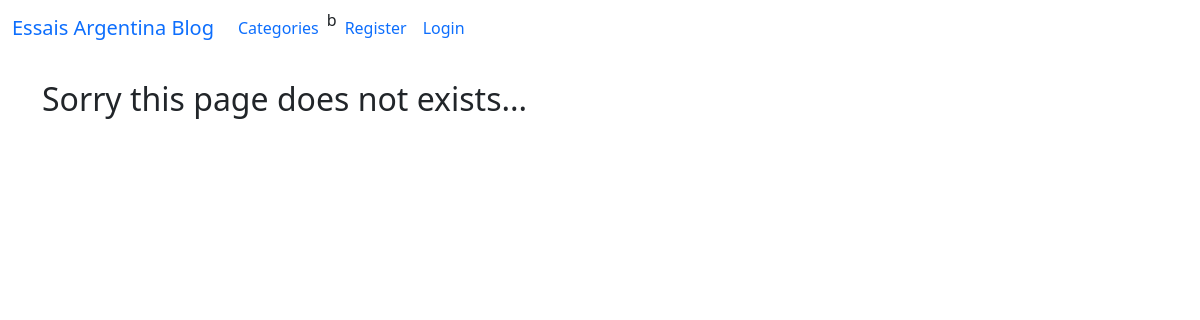
Before: /category/assaig/ with the older database file.
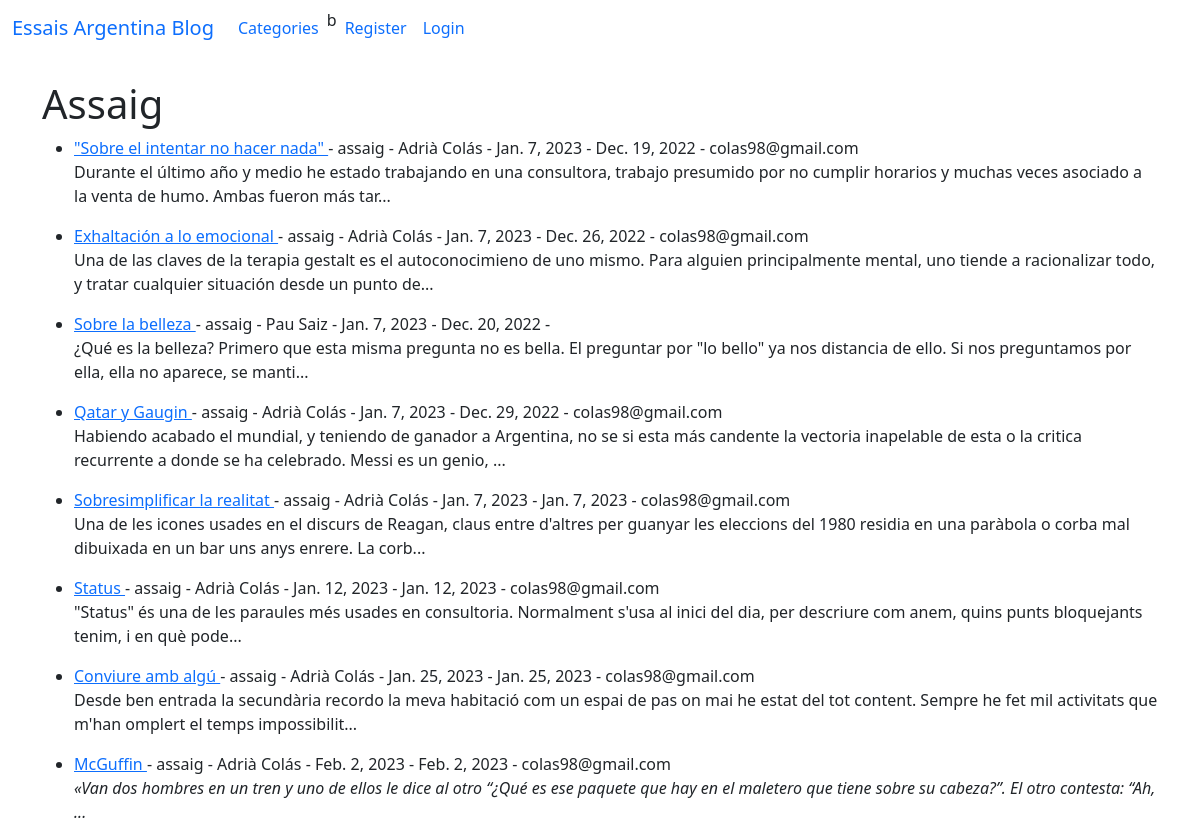
After: the same page with the newer database file.
### theblog/models.py (models this page shows, shortened)
class Post(models.Model):
    title = models.CharField(max_length=255)
    header_image = models.ImageField(null=True, blank=True, upload_to = "images/")
    title_tag = models.CharField(max_length=255)
    author = models.ForeignKey(User, on_delete=models.CASCADE)
    body = RichTextField(blank=True, null=True)
    post_date = models.DateField(auto_now_add=True)
    first_post_date = models.DateField(default = date.today())
    category = models.CharField(max_length= 255, default='uncategorized')
    snippet = models.CharField(max_length= 255)
    likes = models.ManyToManyField(User, related_name = 'blog_posts')

### theblog/views.py (the view)
# urls.py: path('category/<str:cats>/', CategoryView, name='category'),
def CategoryView(request, cats):
    category_posts = Post.objects.filter(category=cats.replace('-', ' '))
    return render(request, 'categories.html', {'cats' : cats.title().replace('-', ' '), 'category_posts' : category_posts})

### theblog/templates/categories.html (shortened to what this page needs)
{% extends 'base.html' %}
{% block content %}
{% if category_posts %}
    <h1>{{ cats }}</h1>
    <ul>
    {% for post in category_posts %}
                <li><a href="{% url 'article-detail' post.pk %}"> {{ post.title }} </a>
            - {{ post.category }}
            - {{ post.author.first_name }}
            {{post.author.last_name}} -
            {{post.post_date}} -
            {{post.first_post_date}} -
             {{post.author.email}}<br/>
            {{ post.body|slice:"200" | safe}}...
        </li>
    {% endfor %}
    </ul>
{% else %}
    <h2> Sorry this page does not exists... </h2>
{% endif %}
{% endblock %}

Changed rows visible on the page:
now on this page (row edited): Post: title "\"Sobre el intentar no hacer nada\"", category "assaig", author.first_name "Adrià", author.last_name "Colás", post_date "Jan. 7, 2023", first_post_date "Dec. 19, 2022", author.email "colas98@gmail.com", body "Durante el último año y medio he estado trabajando en una consultora, trabajo presumido por no cumplir horarios y muchas veces asociado a la venta de humo. Ambas fueron más tar"
now on this page (row edited): Post: title "Exhaltación a lo emocional", category "assaig", author.first_name "Adrià", author.last_name "Colás", post_date "Jan. 7, 2023", first_post_date "Dec. 26, 2022", author.email "colas98@gmail.com", body "Una de las claves de la terapia gestalt es el autoconocimieno de uno mismo. Para alguien principalmente mental, uno tiende a racionalizar todo, y tratar cualquier situación desde un punto de"
now on this page (row edited): Post: title "Sobre la belleza", category "assaig", author.first_name "Pau", author.last_name "Saiz", post_date "Jan. 7, 2023", first_post_date "Dec. 20, 2022", body "¿Qué es la belleza? Primero que esta misma pregunta no es bella. El preguntar por \"lo bello\" ya nos distancia de ello. Si nos preguntamos por ella, ella no aparece, se manti"
now on this page (row edited): Post: title "Qatar y Gaugin", category "assaig", author.first_name "Adrià", author.last_name "Colás", post_date "Jan. 7, 2023", first_post_date "Dec. 29, 2022", author.email "colas98@gmail.com", body "Habiendo acabado el mundial, y teniendo de ganador a Argentina, no se si esta más candente la vectoria inapelable de esta o la critica recurrente a donde se ha celebrado. Messi es un genio,"
now on this page (row edited): Post: title "Sobresimplificar la realitat", category "assaig", author.first_name "Adrià", author.last_name "Colás", post_date "Jan. 7, 2023", first_post_date "Jan. 7, 2023", author.email "colas98@gmail.com", body "Una de les icones usades en el discurs de Reagan, claus entre d'altres per guanyar les eleccions del 1980 residia en una paràbola o corba mal dibuixada en un bar uns anys enrere. La corb"
now on this page (row edited): Post: title "Status", category "assaig", author.first_name "Adrià", author.last_name "Colás", post_date "Jan. 12, 2023", first_post_date "Jan. 12, 2023", author.email "colas98@gmail.com", body "\"Status\" és una de les paraules més usades en consultoria. Normalment s'usa al inici del dia, per descriure com anem, quins punts bloquejants tenim, i en què pode"
now on this page (row edited): Post: title "Conviure amb algú", category "assaig", author.first_name "Adrià", author.last_name "Colás", post_date "Jan. 25, 2023", first_post_date "Jan. 25, 2023", author.email "colas98@gmail.com", body "Desde ben entrada la secundària recordo la meva habitació com un espai de pas on mai he estat del tot content. Sempre he fet mil activitats que m'han omplert el temps impossibilit"
now on this page (row edited): Post: title "McGuffin", category "assaig", author.first_name "Adrià", author.last_name "Colás", post_date "Feb. 2, 2023", first_post_date "Feb. 2, 2023", author.email "colas98@gmail.com", body "«Van dos hombres en un tren y uno de ellos le dice al otro “¿Qué es ese paquete que hay en el maletero que tiene sobre su cabeza?”. El otro contesta: “Ah,"
Other visible differences:
{{ cats }}: (not shown) → "Assaig"
text no longer shown: "Sorry this page does not exists..."
